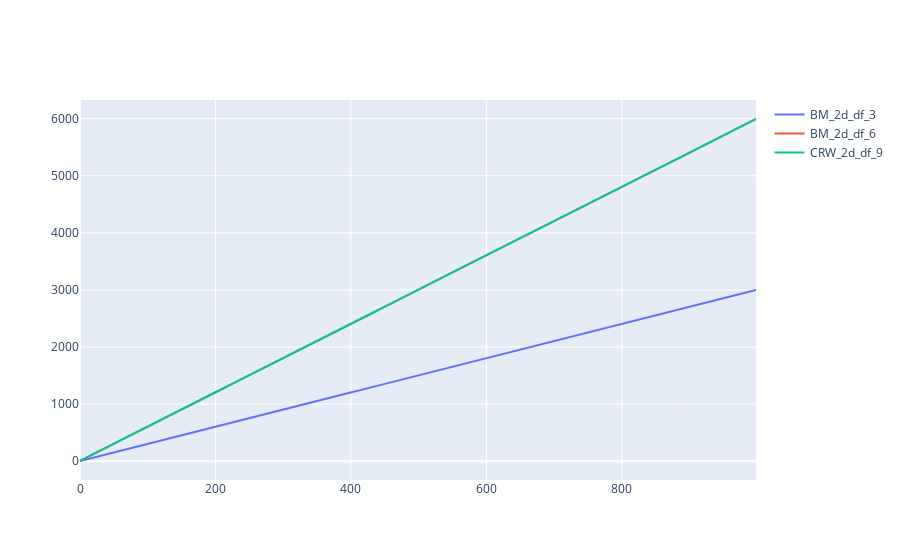

Here is the notebook cell this chart was saved with:
### Code cell
# Plotting
# Init figure
fig_path_length = go.Figure()

def plot_path_length(path_length_data, traj_name, fig):
    fig.add_trace(go.Scatter(
        x = np.arange(len(path_length_data)),
        y = path_length_data,
        marker = dict( size = 2 ),
        line = dict( width = 2 ),
        name = f"{traj_name}",
        showlegend = True
    ))

for index, row in trajectories_df.iterrows():
    plot_path_length(row.path_length_data, row.traj_name, fig_path_length)

fig_path_length.show()

### Figure 1 — Plotly figure (JSON) as saved in the notebook; plotly's stock layout.template omitted (floating-point values rounded to 4 significant figures; data arrays with more than 128 entries replaced by an {"elided": "..."} marker saying what was removed)
{"data": [{"line": {"width": 2}, "marker": {"size": 2}, "name": "BM_2d_df_3", "showlegend": true, "type": "scatter", "x": {"elided": "999 int values"}, "y": {"elided": "999 float values"}}, {"line": {"width": 2}, "marker": {"size": 2}, "name": "BM_2d_df_6", "showlegend": true, "type": "scatter", "x": {"elided": "999 int values"}, "y": {"elided": "999 float values"}}, {"line": {"width": 2}, "marker": {"size": 2}, "name": "CRW_2d_df_9", "showlegend": true, "type": "scatter", "x": {"elided": "999 int values"}, "y": {"elided": "999 float values"}}], "layout": {}}
